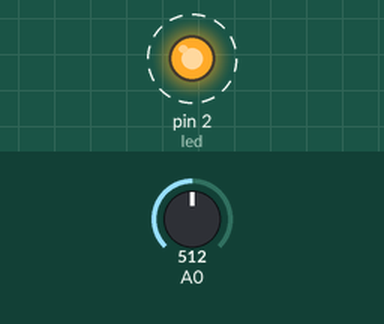
Simulated run of this sketch. Board: Arduino Uno, built with avr-gcc and run on an emulated ATmega328P. Shown: output pins drawn as LEDs (lit = HIGH). Dashed ring = blinking. Inputs (shaded band) come from the test bench; at power-on: A0 = 512. What the sketch prints to the serial monitor is not drawn.

Above: at 0.05 s.
Timing chart, 0 to 3.0 s (numbered marks = the images above):
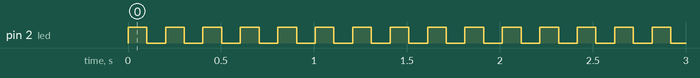

The sketch:

lifibit.ino
```cpp
int led = 2;

int sensorLed = 0;

int currentBit = 0;

int interval = 100;

void setup() {
  Serial.begin(9600);
  pinMode(led, OUTPUT);
}

void loop() {
  currentBit = !currentBit;

  sendBit(led, currentBit);

  delay(interval);

  int reading = readBit(sensorLed);

  compareValues(currentBit, reading);
}

int sendBit(int pin, int binaryValue)
{
  Serial.print("Sending: ");
  Serial.println(binaryValue);

  digitalWrite(pin, binaryValue);
}

int readBit(int pin)
{
  int reading = analogRead(pin);

  int output;

  if (reading > (1023/2))
    output = 1;
  else
    output = 0;

  Serial.print("Reading: ");
  Serial.println(output);

  return output;
}

void compareValues(int sentBit, int receivedBit)
{
  if (sentBit == receivedBit)
    Serial.println("Transmission successful!");
  else
    Serial.println("Transmission failed!");
}
```

Measured:
- by itself, pin 2 (led): alternates HIGH for 0.10 s and LOW for 0.10 s
